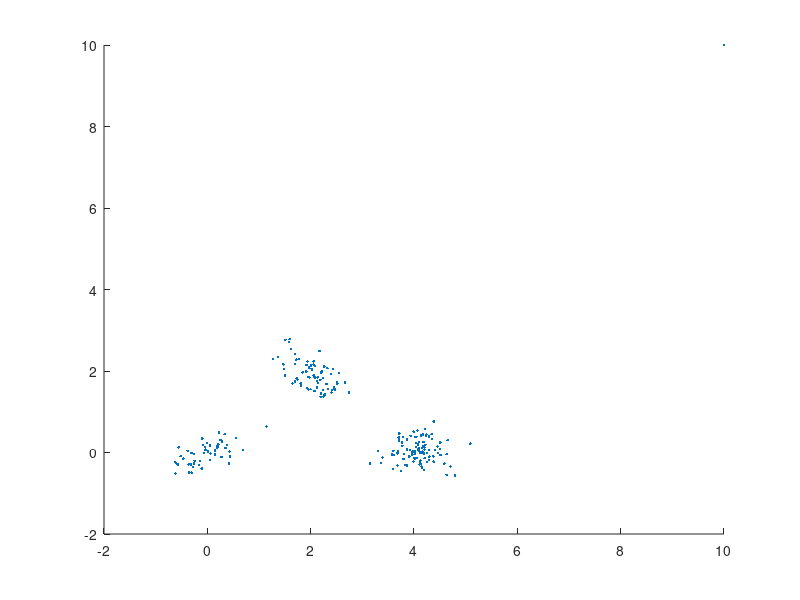

Reproduce this figure in MATLAB. (Note: this script raises an error after producing the figure.)
function test_hmm
close all
addpath('voicebox')
addpath('/homes/qkong/my_code2015.5-/matlab/gmm')


% ================================
% Gmm test
GmmTest();
pause

% ================================
% DO NOT DELETE!
DhmmTest();
pause

% ================================
% continuous hmm, gauss
ChmmGaussTest();
pause

% ================================
% continuous hmm, gauss mix
ChmmGaussMixTest();
pause
end

% ===========
function GmmTest()
close all
% % use pseudo random for debug
% rng(0) 

% generate data
X1 = mvnrnd([0,0], [0.5, 0.2; 0.2, 0.3]/4, 50);
X2 = mvnrnd([2,2], [0.3, -0.2; -0.2, 0.5]/4, 70);
X3 = mvnrnd([4,0], [0.5, 0; 0, 0.3]/4, 100);
X4 = [10,10;];
X = [X1; X2; X3; X4];

% plot data
scatter(X(:,1), X(:,2), '.'); hold on

% run gmm
mix_num = 6;
[pi, mu, Sigma, loglik] = Gmm(X, mix_num, 'cov_type', 'diag', 'cov_thresh', 1e-4, 'restart_num', 1, 'iter_num', 100);

% plot gaussians
for i1 = 1:mix_num
    error_ellipse(Sigma(:,:,i1), mu(:,i1)', 'style', 'r'), hold on
end
end

% ============
function DhmmTest()
close all
% % use pseudo random for debug
% rng(0) 

% generate data
Data{1} = [1 1 1 4 1 1 1 2 2 2 2 2 2 1 2 2 2 2 3 3 3 3 3 1 3 3 3]';
Data{2} = [1 1 2 1 1 1 1 1 2 2 2 3 2 2 2 2 2 3 3 3 3 3 4 3 3 3]';
Data_new = [1 1 1 1 1 1 1 2 2 2 2 2 2 2 3 3 3 3 3 3]';


Q = 3;  % num of states
M = 4;  % num of multinominal

% init p(z1)
tmp = rand(1,Q);
p_start0 = tmp / sum(tmp)

% init p(zn-1, zn), dim 1: Q, dim 2: Q
A0 = [0.8 0.2 0; 
    0 0.8 0.2; 
    0 0 1];

% init para of emission probability
phi0.B = ones(M,Q) / M;

% run discrete hmm
[p_start, A, phi, loglik] = Dhmm(Data, Q, M, 'p_start0', p_start0, 'A0', A0, 'phi0', phi0, 'iter_num', 100);

p_start
A
phi.B
loglik

% Calculate p(X) & vertibi decode
p_xn_given_zn = Discrete_p_xn_given_zn(Data_new, phi);
[~,~, loglik] = ForwardBackward(p_xn_given_zn, p_start, A);
path = ViterbiDecode(p_xn_given_zn, p_start, A)
end

function Data = GenerateData1()
for i1 = 1:2
    X1 = mvnrnd([0,0], [0.5, 0.2; 0.2, 0.3]/5, 20);
    X2 = mvnrnd([0,2], [0.3, -0.2; -0.2, 0.5]/5, 30);
    X3 = mvnrnd([0,4], [0.5, 0; 0, 0.3]/5, 40);
    X = [X1; X2; X3];
    Data{i1} = X;
end

end

% ============
function ChmmGaussTest()
close all
% % use pseudo random for debug
% rng(0) 

% Generate Data
for i1 = 1:2
    X1 = mvnrnd([0,0], [0.5, 0.2; 0.2, 0.3]/5, 20);
    X2 = mvnrnd([0,2], [0.3, -0.2; -0.2, 0.5]/5, 30);
    X3 = mvnrnd([0,4], [0.5, 0; 0, 0.3]/5, 40);
    X = [X1; X2; X3];
    Data{i1} = X;
end
Xall = cell2mat(Data');
scatter(Xall(:,1), Xall(:,2), '.'); hold on

Q = 3;  % state num
p = 2;  % feature dim

[p_start, A, phi, loglik] = ChmmGauss(Data, Q);
% [p_start, A, Mu, Sigma, loglik] = Chmm_gauss(Data, Q, 'p_start0', p_start0, 'A0', A0, 'cov_type', 'diag');

p_start
A
phi.mu
phi.Sigma

% Calculate p(X) & vertibi decode
p_xn_given_zn = Gauss_p_xn_given_zn(Data{1}, phi);
[~,~, loglik] = ForwardBackward(p_xn_given_zn, p_start, A);
path = ViterbiDecode(p_xn_given_zn, p_start, A);

% plot gaussians
error_ellipse(reshape(phi.Sigma(:,:,1),p,p), phi.mu(:,1)', 'style', 'r'); hold on
error_ellipse(reshape(phi.Sigma(:,:,2),p,p), phi.mu(:,2)', 'style', 'g'); hold on
error_ellipse(reshape(phi.Sigma(:,:,3),p,p), phi.mu(:,3)', 'style', 'k'); hold on

end

function ChmmGaussMixTest()
close all
% % use pseudo random for debug
% rng(0) 

% Generate Data
for i1 = 1:2
    X1 = mvnrnd([0,0], [0.5, 0.2; 0.2, 0.3]/5, 20);
    X2 = mvnrnd([0,2], [0.3, -0.2; -0.2, 0.5]/5, 30);
    X3 = mvnrnd([0,4], [0.5, 0; 0, 0.3]/5, 40);
    X = [X1; X2; X3];
    Data{i1} = X;
end
for i1 = 3:4
    X1 = mvnrnd([2,0], [0.5, 0.2; 0.2, 0.3]/5, 20);
    X2 = mvnrnd([2,2], [0.3, -0.2; -0.2, 0.5]/5, 30);
    X3 = mvnrnd([2,4], [0.5, 0; 0, 0.3]/5, 30);
    X = [X1; X2; X3];
    Data{i1} = X;
end
Xall = cell2mat(Data');
scatter(Xall(:,1), Xall(:,2), '.'); hold on

Q = 3;      % state num
M = 2;      % mix num
p = 2;      % feature dim

% ------------
[p_start, A, phi, loglik] = ChmmGmm(Data, Q, M);
% [p_start, A, phi, loglik] = ChmmGmm(Data, Q, M, 'p_start0', 'p_start0', 'A0', A0, 'phi0', phi0, 'cov_type', 'diag')
p_start
A
phi.B
phi.mu
phi.Sigma

color = {'r', 'g', 'k'}
for q = 1:Q
    for m = 1:M
        error_ellipse(phi.Sigma(:,:,m,q), phi.mu(:,m,q), 'style', color{q}); hold on
    end
end

end

